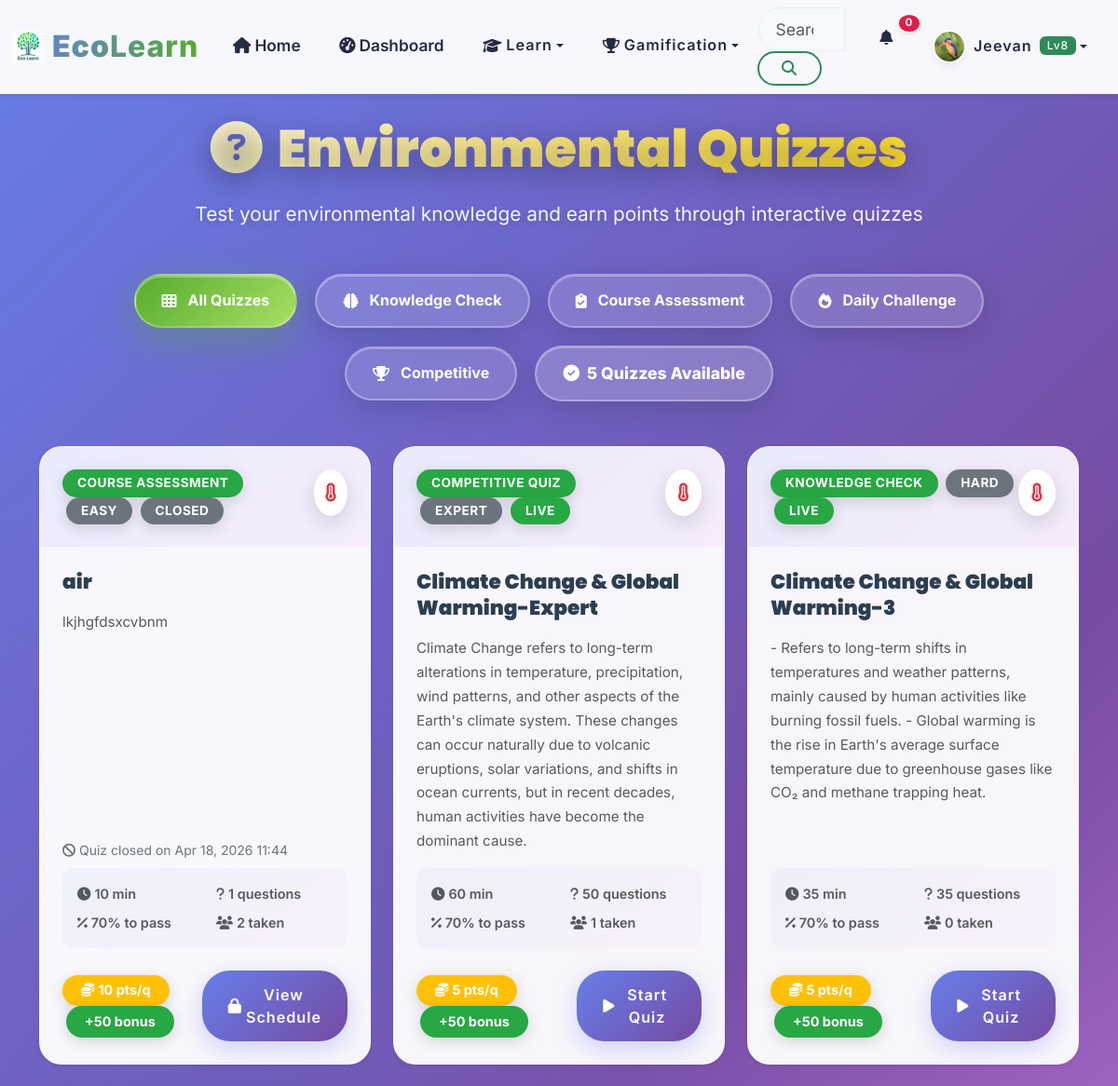
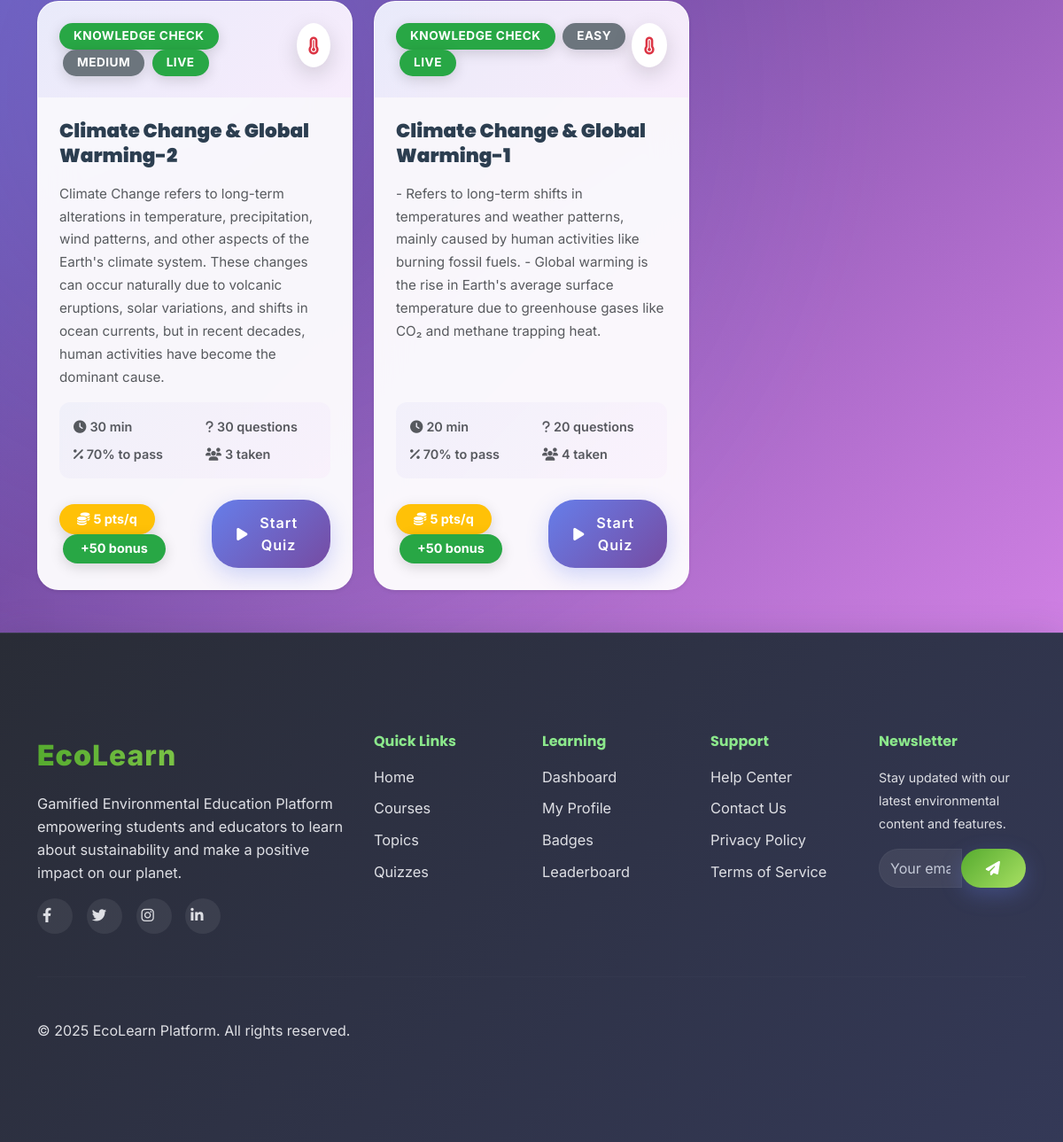
Screenshot of /assessments/quizzes/ (signed in) with the database file from the repository (2 pictures, top to bottom).
### apps/accounts/models.py (models this page shows, shortened)
class User(AbstractUser):
    email = models.EmailField(unique=True)
    first_name = models.CharField(max_length=30)
    last_name = models.CharField(max_length=30)
    USER_TYPES = (
        ('student', 'Student'),
        ('teacher', 'Teacher'),
        ('admin', 'Administrator'),
    )
    user_type = models.CharField(max_length=20, choices=USER_TYPES, default='student')
    institution = models.CharField(max_length=100, blank=True)
    grade_level = models.CharField(max_length=20, blank=True)
    student_id = models.CharField(max_length=100, blank=True)  # NEW
    avatar = models.ImageField(upload_to='avatars/', blank=True, null=True)
    bio = models.TextField(max_length=500, blank=True)
    date_of_birth = models.DateField(blank=True, null=True)
    phone = models.CharField(max_length=20, blank=True)  # NEW
    total_points = models.IntegerField(default=0)
    level = models.IntegerField(default=1)
    experience_points = models.IntegerField(default=0)
    last_login_streak = models.IntegerField(default=0)
    total_lessons_completed = models.IntegerField(default=0)
    total_quizzes_taken = models.IntegerField(default=0)
    preferred_language = models.CharField(max_length=10, default='en')
    notifications_enabled = models.BooleanField(default=True)
    email_notifications = models.BooleanField(default=False)
    show_on_leaderboard = models.BooleanField(default=True)
    learning_style = models.CharField(max_length=50, blank=True)
    created_at = models.DateTimeField(auto_now_add=True)
    updated_at = models.DateTimeField(auto_now=True)
    is_verified = models.BooleanField(default=False)
    USERNAME_FIELD = 'email'
    REQUIRED_FIELDS = ['username', 'first_name', 'last_name']
    class Meta:
        db_table = 'users'
        verbose_name = 'User'
        verbose_name_plural = 'Users'

### apps/assessments/models.py (models this page shows, shortened)
class Quiz(models.Model):
    QUIZ_TYPES = [
        ('knowledge', 'Knowledge Check'),
        ('assessment', 'Course Assessment'),
        ('challenge', 'Daily Challenge'),
        ('competitive', 'Competitive Quiz'),
    ]
    DIFFICULTY_LEVELS = [
        ('easy', 'Easy'),
        ('medium', 'Medium'),
        ('hard', 'Hard'),
        ('expert', 'Expert'),
    ]
    title = models.CharField(max_length=200)
    description = models.TextField()
    category = models.ForeignKey(QuizCategory, on_delete=models.CASCADE, related_name='quizzes')
    quiz_type = models.CharField(max_length=20, choices=QUIZ_TYPES)
    difficulty = models.CharField(max_length=20, choices=DIFFICULTY_LEVELS)
    bulk_questions_json = models.TextField(
        blank=True,
        null=True,
        help_text='Paste JSON to bulk add questions. Leave empty if adding questions individually.'
    )
    time_limit = models.PositiveIntegerField(blank=True, null=True)  # in minutes
    max_attempts = models.PositiveIntegerField(default=3)
    passing_score = models.PositiveIntegerField(default=70)  # percentage
    points_per_question = models.IntegerField(default=10)
    bonus_points = models.IntegerField(default=50)
    is_published = models.BooleanField(default=False)
    is_featured = models.BooleanField(default=False)
    is_scheduled = models.BooleanField(default=False)
    scheduled_start_datetime = models.DateTimeField(blank=True, null=True)
    scheduled_end_datetime = models.DateTimeField(blank=True, null=True)
    @property
    def unique_users_taken(self):
        return self.attempts.values('user').distinct().count()
    attempt_count = models.PositiveIntegerField(default=0)
    created_by = models.ForeignKey(User, on_delete=models.CASCADE, related_name='created_quizzes')
    created_at = models.DateTimeField(auto_now_add=True)
    updated_at = models.DateTimeField(auto_now=True)
    class Meta:
        db_table = 'quizzes'
        ordering = ['-created_at']
    QUIZ_STATUS_DRAFT = 'draft'
    QUIZ_STATUS_SCHEDULED = 'scheduled'
    QUIZ_STATUS_LIVE = 'live'
    QUIZ_STATUS_CLOSED = 'closed'
    QUIZ_STATUS_CHOICES = [
        (QUIZ_STATUS_DRAFT, 'Draft'),
        (QUIZ_STATUS_SCHEDULED, 'Scheduled'),
        (QUIZ_STATUS_LIVE, 'Live'),
        (QUIZ_STATUS_CLOSED, 'Closed'),
    ]
    def get_quiz_status(self, now=None):
        if not self.is_published:
            return self.QUIZ_STATUS_DRAFT
        now = now or timezone.now()
        if not self.is_scheduled:
            return self.QUIZ_STATUS_LIVE
        if self.scheduled_start_datetime and now < self.scheduled_start_datetime:
            return self.QUIZ_STATUS_SCHEDULED
        if self.scheduled_end_datetime and now > self.scheduled_end_datetime:
            return self.QUIZ_STATUS_CLOSED
        return self.QUIZ_STATUS_LIVE
    def get_quiz_status_display_label(self):
        status = self.get_quiz_status()
        return dict(self.QUIZ_STATUS_CHOICES).get(status, 'Live')

### apps/assessments/views.py (the view)
# urls.py: path('quizzes/', QuizListView.as_view(), name='quiz_list'),
class QuizListView(ListView):
    model = Quiz
    template_name = 'assessments/quiz_list.html'
    context_object_name = 'quizzes'
    paginate_by = 12
    def get_queryset(self):
        return Quiz.objects.filter(is_published=True).select_related('category')

### templates/assessments/quiz_list.html (shortened to what this page needs)
{% extends 'base.html' %}
{% load static %}
{% block body_class %}quiz-list-page-mnc{% endblock %}
{% block content %}
<div class="container py-5">
    <div class="quiz-hero-section">
        <h1>
            <i class="fas fa-question-circle me-3"></i>Environmental Quizzes
        </h1>
        <p>Test your environmental knowledge and earn points through interactive quizzes</p>
    </div>
    <div class="filter-container">
        <button class="nav-filter-btn active" data-type="all">
            <i class="fas fa-th"></i>
            <span>All Quizzes</span>
        </button>
        <button class="nav-filter-btn" data-type="knowledge">
            <i class="fas fa-brain"></i>
            <span>Knowledge Check</span>
        </button>
        <button class="nav-filter-btn" data-type="assessment">
            <i class="fas fa-clipboard-check"></i>
            <span>Course Assessment</span>
        </button>
        <button class="nav-filter-btn" data-type="challenge">
            <i class="fas fa-fire"></i>
            <span>Daily Challenge</span>
        </button>
        <button class="nav-filter-btn" data-type="competitive">
            <i class="fas fa-trophy"></i>
            <span>Competitive</span>
        </button>
        <div class="quiz-count-badge">
            <i class="fas fa-check-circle"></i>
            <span>{{ quizzes|length }} Quiz{% if quizzes|length != 1 %}zes{% endif %} Available</span>
        </div>
    </div>
    <div class="row g-4">
        {% for quiz in quizzes %}
        <div class="col-xl-4 col-lg-6 col-md-6">
            <div class="card quiz-card h-100 shadow-sm" data-type="{{ quiz.quiz_type }}">
                <div class="quiz-header">
                    <div class="d-flex justify-content-between align-items-start">
                        <div class="quiz-type">
                            <span class="badge bg-success">{{ quiz.get_quiz_type_display }}</span>
                            <span class="badge bg-secondary ms-1">{{ quiz.get_difficulty_display }}</span>
                            <span class="badge bg-{% if quiz.get_quiz_status == 'live' %}success{% elif quiz.get_quiz_status == 'scheduled' %}warning text-dark{% elif quiz.get_quiz_status == 'closed' %}secondary{% else %}dark{% endif %} ms-1">
                                {{ quiz.get_quiz_status_display_label }}
                            </span>
                        </div>
                        <div class="quiz-icon">
                            <i class="fas fa-thermometer-full text-danger fa-lg"></i>
                        </div>
                    </div>
                </div>
                <div class="card-body d-flex flex-column">
                    <h5 class="card-title">{{ quiz.title }}</h5>
                    <p class="card-text text-muted flex-grow-1">{{ quiz.description }}</p>
                    {% if quiz.get_quiz_status == 'scheduled' and quiz.scheduled_start_datetime %}
                    <p class="small text-warning mb-2">
                        <i class="fas fa-lock me-1"></i>Available on {{ quiz.scheduled_start_datetime|date:"M d, Y H:i" }}
                    </p>
                    {% elif quiz.get_quiz_status == 'closed' and quiz.scheduled_end_datetime %}
                    <p class="small text-secondary mb-2">
                        <i class="fas fa-ban me-1"></i>Quiz closed on {{ quiz.scheduled_end_datetime|date:"M d, Y H:i" }}
                    </p>
                    {% endif %}
                    <div class="quiz-meta">
                        <div class="row text-muted">
                            <div class="col-6">
                                <i class="fas fa-clock me-1"></i>{{ quiz.time_limit|default:'15' }} min
                            </div>
                            <div class="col-6">
                                <i class="fas fa-question me-1"></i>{{ quiz.questions.count }} questions
                            </div>
                        </div>
                        <div class="row text-muted mt-2">
                            <div class="col-6">
                                <i class="fas fa-percentage me-1"></i>{{ quiz.passing_score }}% to pass
                            </div>
                            <div class="col-6">
                               <i class="fas fa-users me-1"></i>{{ quiz.unique_users_taken }} taken
                            </div>
                        </div>
                    </div>
                    <div class="d-flex justify-content-between align-items-center">
                        <div class="quiz-points">
                            <span class="badge bg-warning">
                                <i class="fas fa-coins me-1"></i>{{ quiz.points_per_question }} pts/q
                            </span>
                            {% if quiz.bonus_points %}
                                <span class="badge bg-success ms-1">+{{ quiz.bonus_points }} bonus</span>
                            {% endif %}
                        </div>
                        <a href="{% url 'assessments:quiz_detail' quiz.pk %}" class="btn btn-primary">
                            <i class="fas {% if quiz.get_quiz_status == 'live' %}fa-play{% else %}fa-lock{% endif %} me-1"></i>{% if quiz.get_quiz_status == 'live' %}Start Quiz{% else %}View Schedule{% endif %}
                        </a>
                    </div>
                </div>
            </div>
        </div>
        {% empty %}
            <div class="col-12">
                <div class="alert alert-info text-center" style="background: rgba(255,255,255,0.9); border: 2px solid rgba(102, 126, 234, 0.2); border-radius: 16px; padding: 2rem; color: #667eea; font-weight: 600;">
                    <i class="fas fa-info-circle me-2"></i>No quizzes available.
                </div>
            </div>
        {% endfor %}
    </div>
</div>
{% endblock %}

### templates/components/navigation.html (shortened to what this page needs)
{% load static %}
<nav class="navbar navbar-expand-lg navbar-light bg-white shadow-sm fixed-top">
    <div class="container-fluid">
        <a class="navbar-brand d-flex align-items-center" href="{% url 'core:home' %}">
            <img src="{% static 'images/Logos.png' %}" alt="EEP Logo" class="navbar-logo me-2" style="height: 32px;">
            <span class="brand-text"><strong class="text-primary">Eco</strong><span class="text-success">Learn</span></span>
        </a>
        <div class="collapse navbar-collapse" id="navbarNav">
            <ul class="navbar-nav me-auto">
                <li class="nav-item">
                    <a class="nav-link {% if request.resolver_match.url_name == 'home' %}active{% endif %}" href="{% url 'core:home' %}">
                        <i class="fas fa-home me-1"></i>Home
                    </a>
                </li>
                {% if user.is_authenticated %}
                    {% if user.user_type != 'teacher' %}
                    <li class="nav-item">
                        <a class="nav-link {% if request.resolver_match.url_name == 'dashboard' %}active{% endif %}" href="{% url 'core:dashboard' %}">
                            <i class="fas fa-tachometer-alt me-1"></i>Dashboard
                        </a>
                    </li>
                    {% endif %}
                {% endif %}
                 {% if user.user_type != 'teacher' %}
                <li class="nav-item dropdown">
                    <button class="nav-link dropdown-toggle btn btn-link border-0 bg-transparent" type="button" data-bs-toggle="dropdown">
                        <i class="fas fa-graduation-cap me-1"></i>Learn
                    </button>
                </li>
                {% endif %}
                {% if user.is_authenticated %}
                <li class="nav-item dropdown">
                    <button class="nav-link dropdown-toggle btn btn-link border-0 bg-transparent" type="button" data-bs-toggle="dropdown">
                        <i class="fas fa-trophy me-1"></i>Gamification
                    </button>
                </li>
                {% endif %}
            </ul>
            <form class="d-flex me-3" role="search">
                <div class="input-group">
                    <input class="form-control search-input" type="search" placeholder="Search courses, topics..." aria-label="Search" id="globalSearch">
                    <button class="btn btn-outline-primary" type="submit">
                        <i class="fas fa-search"></i>
                    </button>
                </div>
            </form>
            <ul class="navbar-nav">
                {% if user.is_authenticated %}
                    <li class="nav-item dropdown">
                        <button class="nav-link notification-toggle btn btn-link border-0 bg-transparent" type="button" data-bs-toggle="dropdown">
                            <i class="fas fa-bell"></i>
                            <span class="notification-badge" id="notificationCount">0</span>
                        </button>
                    </li>
                    <li class="nav-item dropdown">
                        <button class="nav-link dropdown-toggle user-menu btn btn-link border-0 bg-transparent" type="button" data-bs-toggle="dropdown">
                            <img src="{% if user.avatar %}{{ user.avatar.url }}{% else %}{% static 'images/avatars/default.png' %}{% endif %}" alt="Profile" class="user-avatar me-2">
                            <span class="user-name">{{ user.first_name }}</span>
                            <span class="user-level badge bg-primary ms-2">Lv{{ user_level }}</span>
                        </button>
                    </li>
                {% endif %}
            </ul>
        </div>
    </div>
</nav>

### rows the page displays
User: avatar (picture), first_name "Jeevan"
Quiz: quiz_type "COURSE ASSESSMENT", difficulty "EASY", get_quiz_status_display_label "CLOSED", title "air", description "lkjhgfdsxcvbnm", scheduled_end_datetime "Apr 18, 2026 11:44", time_limit "10", questions.count "1", passing_score "70", unique_users_taken "2", points_per_question "10", bonus_points "50", shows "View Schedule"
Quiz: quiz_type "COMPETITIVE QUIZ", difficulty "EXPERT", get_quiz_status_display_label "LIVE", title "Climate Change & Global Warming-Expert", description "Climate Change refers to long-term alterations in temperature, precipitation, wind patterns, and other aspects of the Earth's climate system. These changes can occur naturally due to volcanic eruptions, solar variations, and shifts in ocean currents, but in recent decades, human activities have become the dominant cause.", time_limit "60", questions.count "50", passing_score "70", unique_users_taken "1", points_per_question "5", bonus_points "50", shows "Start Quiz"
Quiz: quiz_type "KNOWLEDGE CHECK", difficulty "HARD", get_quiz_status_display_label "LIVE", title "Climate Change & Global Warming-3", description "- Refers to long-term shifts in temperatures and weather patterns, mainly caused by human activities like burning fossil fuels. - Global warming is the rise in Earth's average surface temperature due to greenhouse gases like CO₂ and methane trapping heat.", time_limit "35", questions.count "35", passing_score "70", unique_users_taken "0", points_per_question "5", bonus_points "50", shows "Start Quiz"
Quiz: quiz_type "KNOWLEDGE CHECK", difficulty "MEDIUM", get_quiz_status_display_label "LIVE", title "Climate Change & Global Warming-2", description "Climate Change refers to long-term alterations in temperature, precipitation, wind patterns, and other aspects of the Earth's climate system. These changes can occur naturally due to volcanic eruptions, solar variations, and shifts in ocean currents, but in recent decades, human activities have become the dominant cause.", time_limit "30", questions.count "30", passing_score "70", unique_users_taken "3", points_per_question "5", bonus_points "50", shows "Start Quiz"
Quiz: quiz_type "KNOWLEDGE CHECK", difficulty "EASY", get_quiz_status_display_label "LIVE", title "Climate Change & Global Warming-1", description "- Refers to long-term shifts in temperatures and weather patterns, mainly caused by human activities like burning fossil fuels. - Global warming is the rise in Earth's average surface temperature due to greenhouse gases like CO₂ and methane trapping heat.", time_limit "20", questions.count "20", passing_score "70", unique_users_taken "4", points_per_question "5", bonus_points "50", shows "Start Quiz"

### other values shown
{{ user_level }} "8"
{{ quizzes|length }} "5"
